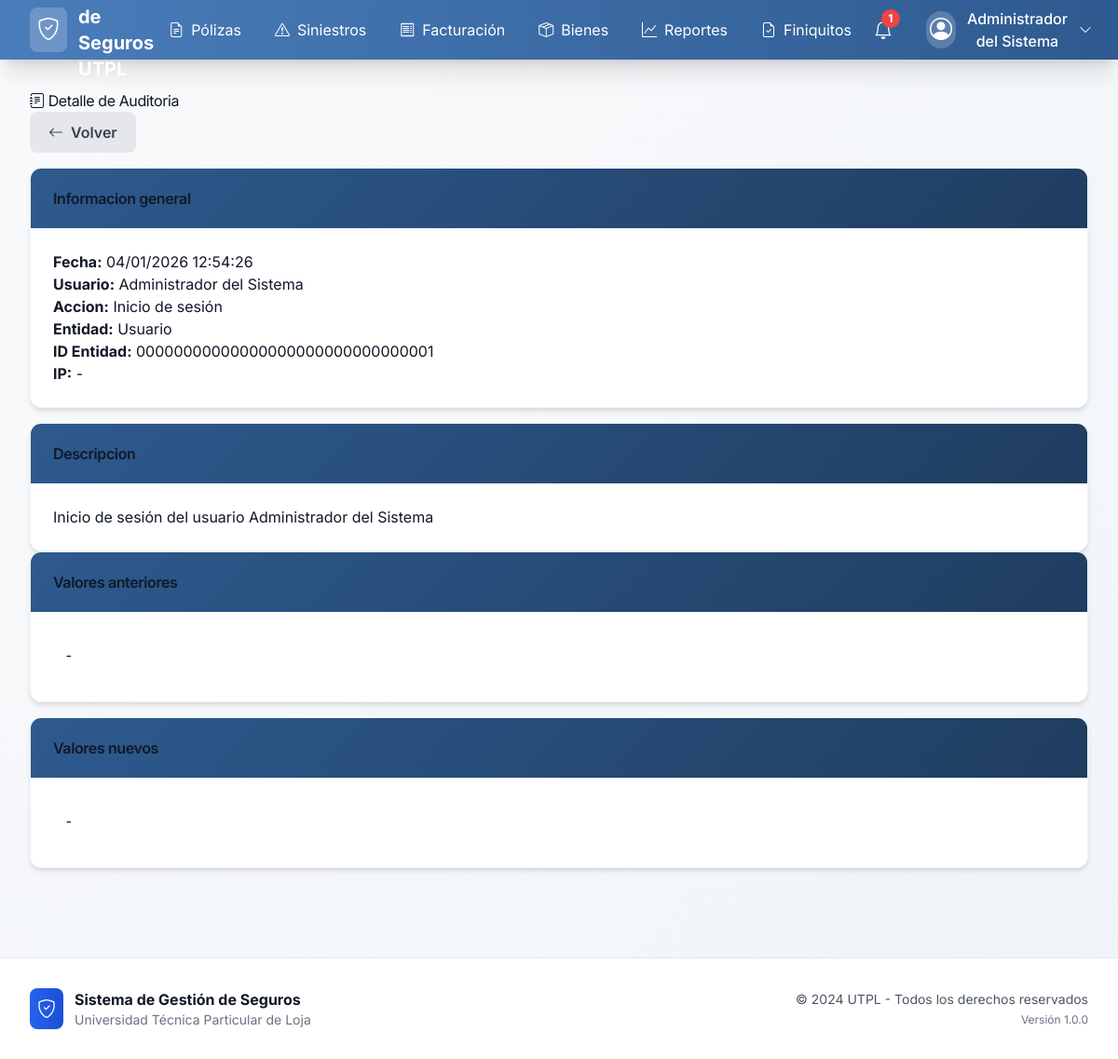
The page /audit/1/ (signed in) on the database as committed earlier.
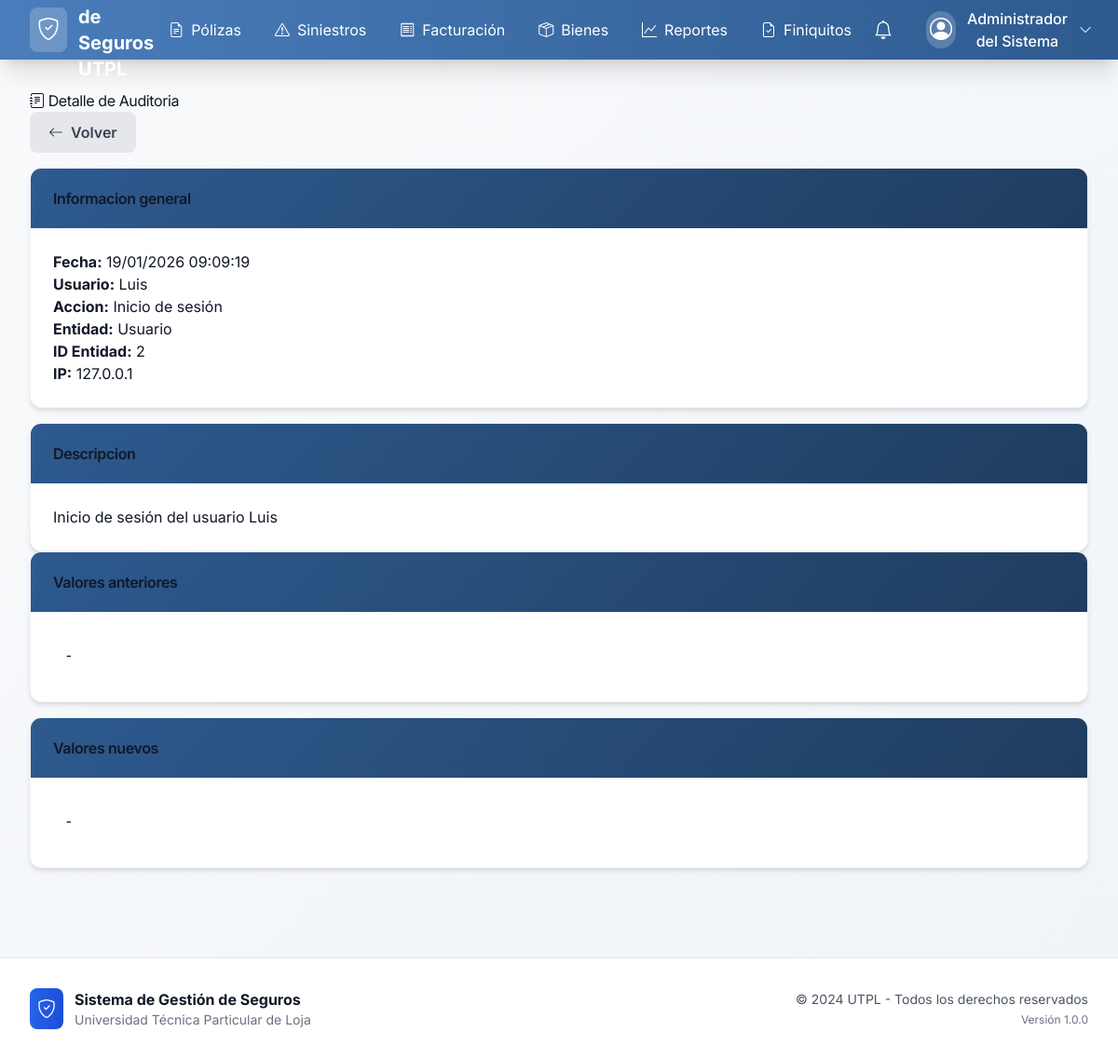
The same page on the database as committed later.
### audit/models.py (models this page shows, shortened)
class AuditLog(models.Model):
    ACTION_TYPE_CHOICES = [
        ('create', _('Crear')),
        ('update', _('Actualizar')),
        ('delete', _('Eliminar')),
        ('login', _('Inicio de sesión')),
        ('logout', _('Cierre de sesión')),
        ('export', _('Exportación')),
        ('status_change', _('Cambio de estado')),
        ('payment', _('Pago')),
        ('document_upload', _('Subida de documento')),
    ]
    ENTITY_TYPE_CHOICES = [
        ('policy', _('Póliza')),
        ('claim', _('Siniestro')),
        ('invoice', _('Factura')),
        ('asset', _('Activo')),
        ('user', _('Usuario')),
        ('insurance_company', _('Compañía aseguradora')),
        ('broker', _('Corredor')),
        ('notification', _('Notificación')),
    ]
    user = models.ForeignKey(
        UserProfile,
        on_delete=models.SET_NULL,
        null=True,
        blank=True,
        verbose_name=_('Usuario'),
        related_name='audit_logs'
    )
    action_type = models.CharField(
        _('Tipo de acción'),
        max_length=20,
        choices=ACTION_TYPE_CHOICES
    )
    entity_type = models.CharField(
        _('Tipo de entidad'),
        max_length=20,
        choices=ENTITY_TYPE_CHOICES
    )
    entity_id = models.CharField(
        _('ID de la entidad'),
        max_length=100,
        help_text=_('ID de la entidad afectada')
    )
    content_type = models.ForeignKey(
        ContentType,
        on_delete=models.CASCADE,
        null=True,
        blank=True
    )
    object_id = models.PositiveIntegerField(null=True, blank=True)
    content_object = GenericForeignKey('content_type', 'object_id')
    old_values = models.JSONField(
        _('Valores anteriores'),
        null=True,
        blank=True,
        help_text=_('JSON con los valores anteriores del registro')
    )
    new_values = models.JSONField(
        _('Valores nuevos'),
        null=True,
        blank=True,
        help_text=_('JSON con los valores nuevos del registro')
    )
    description = models.TextField(
        _('Descripción'),
        help_text=_('Descripción detallada de la acción realizada')
    )
    ip_address = models.GenericIPAddressField(
        _('Dirección IP'),
        null=True,
        blank=True
    )
    user_agent = models.TextField(
        _('User Agent'),
        null=True,
        blank=True,
        help_text=_('Información del navegador/dispositivo del usuario')
    )
    created_at = models.DateTimeField(_('Fecha de creación'), auto_now_add=True)
    class Meta:
        verbose_name = _('Log de Auditoría')
        verbose_name_plural = _('Logs de Auditoría')
        ordering = ['-created_at']
        indexes = [
            models.Index(fields=['user', '-created_at']),
            models.Index(fields=['action_type', '-created_at']),
            models.Index(fields=['entity_type', 'entity_id']),
            models.Index(fields=['-created_at']),
        ]

### accounts/models.py (models this page shows, shortened)
class UserProfile(AbstractUser):
    ROLE_CHOICES = [
        ('admin', _('Administrador')),
        ('insurance_manager', _('Gerente de Seguros')),
        ('requester', _('Custodio de Bienes')),
    ]
    full_name = models.CharField(
        _('Nombre completo'),
        max_length=255,
        blank=True
    )
    role = models.CharField(
        _('Rol'),
        max_length=20,
        choices=ROLE_CHOICES,
        default='requester'
    )
    department = models.CharField(
        _('Departamento'),
        max_length=100,
        blank=True
    )
    phone = models.CharField(
        _('Teléfono'),
        max_length=20,
        blank=True
    )
    created_at = models.DateTimeField(_('Fecha de creación'), auto_now_add=True)
    updated_at = models.DateTimeField(_('Fecha de actualización'), auto_now=True)
    class Meta:
        verbose_name = _('Perfil de Usuario')
        verbose_name_plural = _('Perfiles de Usuario')
        ordering = ['-created_at']
    def get_full_name(self):
        if self.full_name:
            return self.full_name
        return super().get_full_name() or self.username
    def get_role_permissions(self):
        permissions_map = {
            'admin': [
                'users_read', 'users_write', 'users_create', 'users_update', 'users_delete', 'users_manage',
                'policies_read', 'policies_write', 'policies_create', 'policies_update', 'policies_delete', 'policies_manage',
                'claims_read', 'claims_write', 'claims_update', 'claims_delete', 'claims_manage',
                'invoices_read', 'invoices_write', 'invoices_create', 'invoices_update', 'invoices_delete', 'invoices_manage',
                'assets_read', 'assets_write', 'assets_create', 'assets_update', 'assets_delete', 'assets_manage',
                'reports_read', 'reports_write', 'reports_create', 'reports_update', 'reports_delete', 'reports_manage',
                'insurance_companies_read', 'insurance_companies_write', 'insurance_companies_create', 'insurance_companies_update', 'insurance_companies_delete', 'insurance_companies_manage',
                'brokers_read', 'brokers_write', 'brokers_create', 'brokers_update', 'brokers_delete', 'brokers_manage',
                'settings_read', 'settings_write', 'settings_create', 'settings_update', 'settings_delete', 'settings_manage',
                'alerts_read', 'alerts_create', 'alerts_write', 'alerts_execute', 'alerts_delete'
            ],
            'insurance_manager': [
                'users_read',
                'policies_read', 'policies_write', 'policies_create', 'policies_update', 'policies_delete',
                'claims_read', 'claims_write', 'claims_update', 'claims_manage',
                'invoices_read', 'invoices_write', 'invoices_create', 'invoices_update',
                'assets_read',
                'reports_read',
                'insurance_companies_read', 'insurance_companies_write', 'insurance_companies_create', 'insurance_companies_update',
                'brokers_read', 'brokers_write', 'brokers_create', 'brokers_update'
            ],
            'requester': [
                'claims_read', 'claims_write', 'claims_create',
                'assets_read'  # Only their own assets
            ]
        }
        return permissions_map.get(self.role, [])

### audit/views.py (the view)
# urls.py: path('<int:pk>/', views.audit_log_detail, name='audit_log_detail'),
@login_required
@user_passes_test(lambda u: u.role in ['admin', 'insurance_manager'])
def audit_log_detail(request, pk):
    log_entry = get_object_or_404(AuditLog, pk=pk)
    return render(request, 'audit/audit_log_detail.html', {'log_entry': log_entry})

### accounts/context_processors.py (called while the page is built, shortened)
def user_permissions(request):
    if request.user.is_authenticated and isinstance(request.user, UserProfile):
        unread_notifications_count = request.user.notifications.filter(is_read=False).count()
        recent_notifications = request.user.notifications.filter(is_read=False)[:5]
        return {
            'user_permissions': request.user.get_role_permissions(),
            'user_role': request.user.role,
            'user_full_name': request.user.get_full_name(),
            'unread_notifications_count': unread_notifications_count,
            'recent_notifications': recent_notifications,
        }

### templates/audit/audit_log_detail.html (shortened to what this page needs)
{% extends 'base.html' %}
{% load static %}
{% block content %}
<div class="row">
    <div class="col-12">
        <div class="d-flex justify-content-between align-items-center mb-4">
            <h1>
                <i class="bi bi-journal-text"></i> Detalle de Auditoria
            </h1>
            <a href="{% url 'audit:audit_log_list' %}" class="btn btn-secondary">
                <i class="bi bi-arrow-left"></i> Volver
            </a>
        </div>
    </div>
</div>
<div class="row">
    <div class="col-lg-6">
        <div class="card mb-4">
            <div class="card-header">
                <h6 class="mb-0">Informacion general</h6>
            </div>
            <div class="card-body">
                <p><strong>Fecha:</strong> {{ log_entry.created_at|date:"d/m/Y H:i:s" }}</p>
                <p><strong>Usuario:</strong> {{ log_entry.user.get_full_name|default:"Sistema" }}</p>
                <p><strong>Accion:</strong> {{ log_entry.get_action_type_display }}</p>
                <p><strong>Entidad:</strong> {{ log_entry.get_entity_type_display }}</p>
                <p><strong>ID Entidad:</strong> {{ log_entry.entity_id }}</p>
                <p><strong>IP:</strong> {{ log_entry.ip_address|default:"-" }}</p>
            </div>
        </div>
        <div class="card">
            <div class="card-header">
                <h6 class="mb-0">Descripcion</h6>
            </div>
            <div class="card-body">
                <p>{{ log_entry.description }}</p>
            </div>
        </div>
    </div>
    <div class="col-lg-6">
        <div class="card mb-4">
            <div class="card-header">
                <h6 class="mb-0">Valores anteriores</h6>
            </div>
            <div class="card-body">
                <pre class="bg-light p-3 rounded small">{{ log_entry.old_values|default:"-" }}</pre>
            </div>
        </div>
        <div class="card">
            <div class="card-header">
                <h6 class="mb-0">Valores nuevos</h6>
            </div>
            <div class="card-body">
                <pre class="bg-light p-3 rounded small">{{ log_entry.new_values|default:"-" }}</pre>
            </div>
        </div>
    </div>
</div>
{% endblock %}

### templates/base.html (shortened to what the changed rows need)
{% load static %}
<!DOCTYPE html>
<html lang="es">
<head>
    <script src="https://cdn.tailwindcss.com"></script>
    <link href="https://cdn.jsdelivr.net/npm/bootstrap-icons@1.10.0/font/bootstrap-icons.css" rel="stylesheet">
    <link href="{% static 'css/style.css' %}" rel="stylesheet">
</head>
<body class="bg-gradient-to-br from-gray-50 to-blue-50 min-h-screen" style="background: linear-gradient(to bottom right, #f9fafb 0%, #f0f4f9 100%);">
    <nav class="shadow-xl sticky top-0 z-50" style="background: linear-gradient(to right, #4a7dbb 0%, #2e5a8f 100%);">
        <div class="max-w-7xl mx-auto px-4 sm:px-6 lg:px-8">
            <div class="flex items-center justify-between h-16">
                {% if user.is_authenticated and user_permissions %}
                <div class="flex items-center space-x-4">
                    <div class="relative" x-data="{ open: false }">
                        <button @click="open = !open" class="relative p-2 text-white hover:bg-white/10 rounded-lg transition-all">
                            <i class="bi bi-bell text-xl"></i>
                            {% if unread_notifications_count > 0 %}
                            <span class="absolute top-0 right-0 h-5 w-5 bg-red-500 rounded-full flex items-center justify-center text-xs font-bold">
                                {{ unread_notifications_count }}
                            </span>
                            {% endif %}
                        </button>
                    </div>
                </div>
                {% endif %}
            </div>
        </div>
    </nav>
    <main class="max-w-7xl mx-auto px-4 sm:px-6 lg:px-8 py-8">
        <div class="fade-in">
            {% block content %}{% endblock %}
        </div>
    </main>
</body>
</html>

Rows that differ between the two databases and show on the page:
changed AuditLog "Inicio de sesión": created_at "04/01/2026 12:54:26" → "19/01/2026 09:09:19"; user.get_full_name "Administrador del Sistema" → "Luis"; entity_id "00000000000000000000000000000001" → "2"; ip_address "-" → "127.0.0.1"; description "Inicio de sesión del usuario Administrador del Sistema" → "Inicio de sesión del usuario Luis"
Other text that changed with them:
{{ unread_notifications_count }}: "1" → (not shown)
